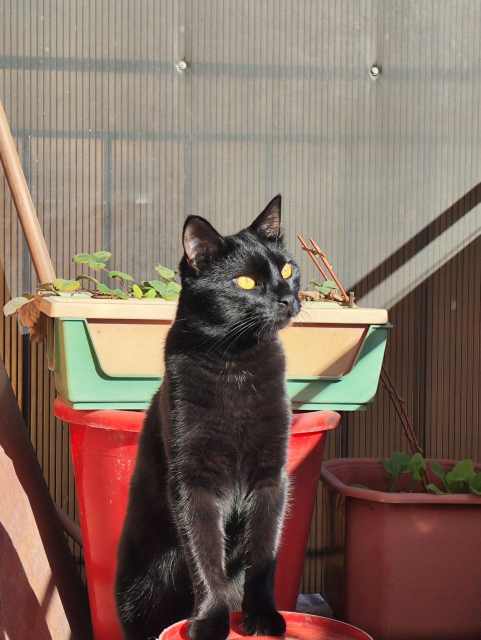
#> input picture imgs/murchik.jpeg, 961 x 1280 px (shown at 1/2 size)
$ jupyter execute --allow-errors svd.ipynb   (shell and % lines are left out)
#> lines starting #> are read from the running program, lines starting #| are printed output that depends on the picture; long printed decimals are rounded
### intro

Just a [svd](https://en.wikipedia.org/wiki/Singular_value_decomposition) image compression of my cat.

### libs

### imports

[cell 1]
import numpy as np
from PIL import Image
import matplotlib

### murchik

resize => convert to greyscale => convert to numpy array

[cell 2]
img = Image.open('./imgs/murchik.jpeg')
#> img is the input picture: PIL image 961x1280 RGB; mean R, G, B 129, 108, 96.3
img

[cell 3]
img = img.resize((img.width // 4, img.height // 4))
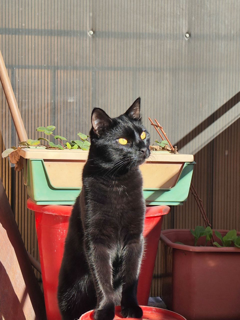
#> img: PIL image 240x320 RGB; mean R, G, B 129, 108, 96.3
img

[cell 4]
img_l = img.convert('L')
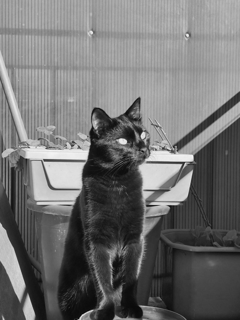
#> img_l: PIL image 240x320 L; min 8, max 248, mean 112.9
img_l

[cell 5]
img_np = np.array(img_l)
img_np.shape
#> Out = (320, 240)

### svd

[cell 6]
u, s, vh = np.linalg.svd(img_np, full_matrices=False, compute_uv=True)
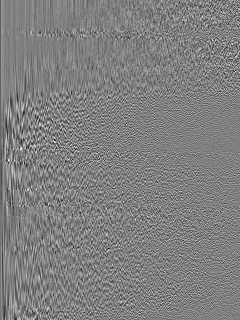
#> u: shape (320, 240) float64; min -0.304, max 0.3, mean -0.00034; drawn with min black and max white
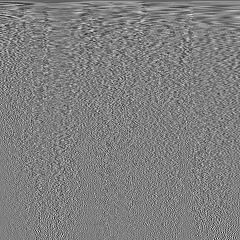
#> vh: shape (240, 240) float64; min -0.324, max 0.323, mean -0.000229; drawn with min black and max white
#> s = 240 values, max 33532.4 at index 0, min 4.86 at index 239, mean 427.2
u.shape, s.shape, vh.shape
#> Out = ((320, 240), (240,), (240, 240))

### reconstruct img
using left singular vectors, singular values, right singular vectors

[cell 7]
rec = u @ np.diag(s) @ vh
#> (the rest of this cell did not finish here and is left out)

### plot singular values

[cell 8]
import matplotlib.pyplot as plt

plt.plot(s)
plt.grid()
plt.xlabel('index')
plt.ylabel('singular value')
plt.show()
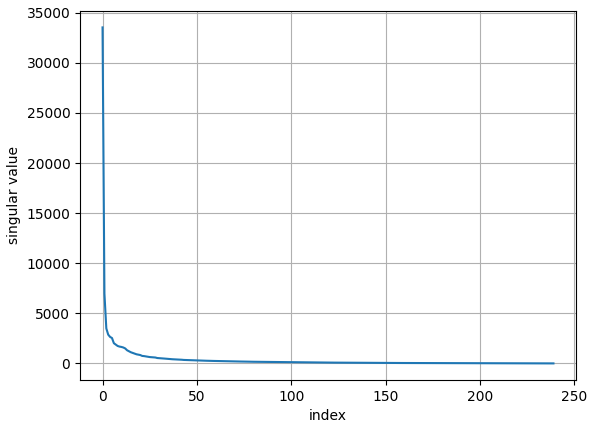
#> figure drawn by matplotlib, 1 panel; curve peaks at x = 0, y = 33532.4

### reconstruct img using k singular values

[cell 9]
top_k = 10
rec = u[:, :top_k] @ np.diag(s[:top_k]) @ vh[:top_k, :]
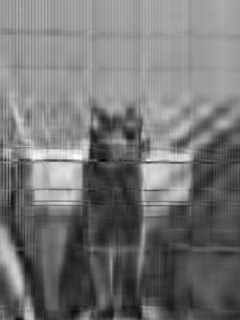
#> rec: shape (320, 240) float64; min -26.89, max 276.2, mean 112.9; drawn with min black and max white
#> (the rest of this cell did not finish here and is left out)

[cell 10]
h,w = img_np.shape[0], img_np.shape[1]
#> h = 320; w = 240
for k in range(1, len(s) + 1):
    rec = u[:, :k] @ np.diag(s[:k]) @ vh[:k, :]
    err = np.linalg.norm(img_np - rec, ord='fro') / np.linalg.norm(img_np, ord='fro')  # frobenius norm
    print(f'k {k} storage {k*(h+w+1)} full: {h*w} err: {err}')
#> this loop made 240 passes
#> err on passes 1 to 3: 0.313, 0.243, 0.222
#| k 1 storage 561 full: 76800 err: 0.3129
#| k 2 storage 1122 full: 76800 err: 0.2427
#| k 3 storage 1683 full: 76800 err: 0.2216
#| k 4 storage 2244 full: 76800 err: 0.2061
#| k 5 storage 2805 full: 76800 err: 0.192
#| k 6 storage 3366 full: 76800 err: 0.178
#| k 7 storage 3927 full: 76800 err: 0.1685
#| k 8 storage 4488 full: 76800 err: 0.1599
#> (further printed lines are left out)
#> pass 1, `rec = u[:, :k] @ np.diag(s[:k]) @ vh[:k, :]`:
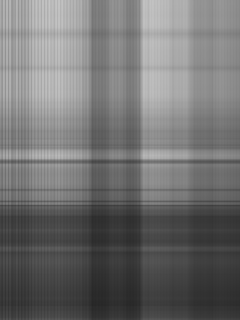
#> rec: shape (320, 240) float64; min 38.77, max 197.7, mean 113.1
#> pass 2, `rec = u[:, :k] @ np.diag(s[:k]) @ vh[:k, :]`:
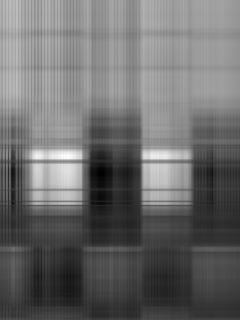
#> rec: shape (320, 240) float64; min 5.74, max 258.4, mean 113.1; drawn with min black and max white
#> pass 3, `rec = u[:, :k] @ np.diag(s[:k]) @ vh[:k, :]`:
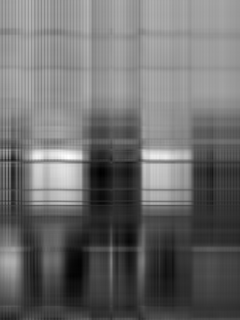
#> rec: shape (320, 240) float64; min 2.33, max 261.3, mean 113; drawn with min black and max white
